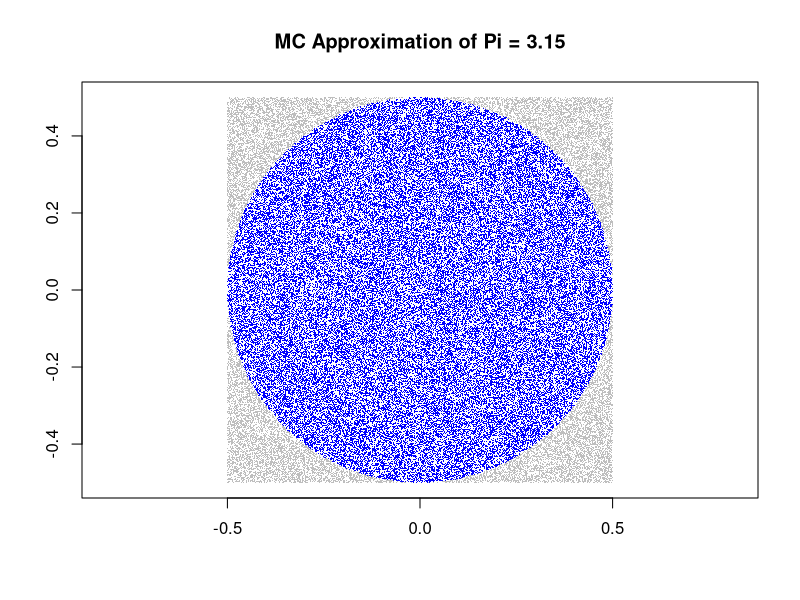
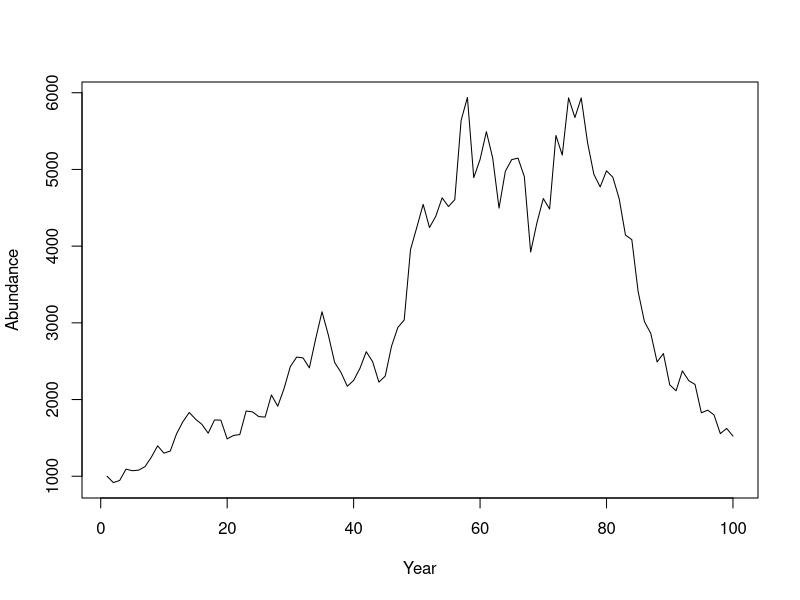
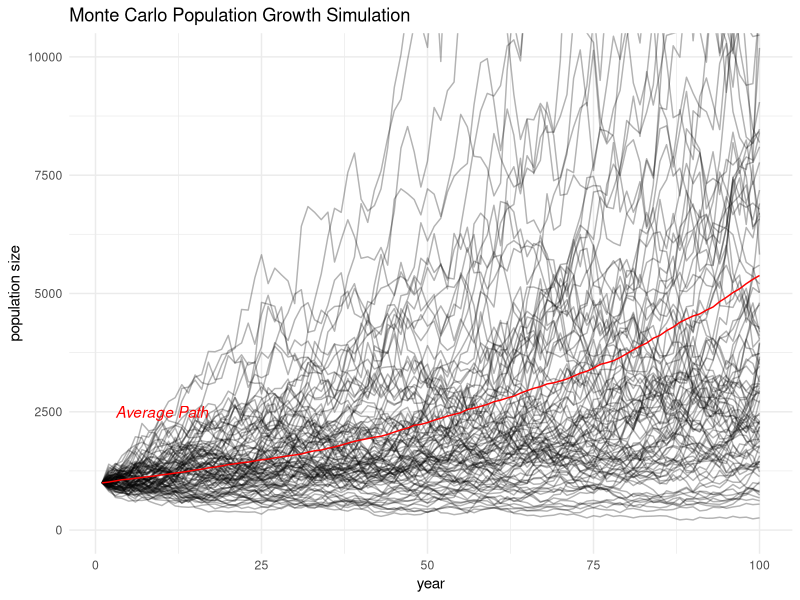

Recreate these plots in R, in order.
## ---- chunk 1
knitr::opts_chunk$set(echo = TRUE)
## ---- chunk 2
library(ggplot2)
## ---- chunk 3
runs = 100000L
radius = 0.5

x = runif(runs, min = -radius, max = radius)
y = runif(runs, min = -radius, max = radius)

in_circle = (x^2 + y^2) <= radius^2 ##returns TRUE if inequality is true

monte_carlo_pi = sum(in_circle/runs) * 4


plot(x,y,
     pch='.',col=ifelse(in_circle,"blue","grey"),
     xlab='',ylab='',asp=1,
     main=paste("MC Approximation of Pi =",monte_carlo_pi))

## ---- chunk 4
## Create function that simulates population growth over time
pop_sim = function(nt = "number of years",
                   grow = "population growth rate",
                   sd_grow = "annual variation in growth rate",
                   u = "annual exploitation rate",
                   initial_size = "initial population size")
{
  pop_size = NULL
  pop_size[1] = initial_size
  
  for (t in 2:nt){
    pop_size[t] = (pop_size[t-1]* grow * rlnorm(1, 0, sd_grow)) * (1 - u)
  }
  
  return(pop_size)
} #end pop_sim fn
## ---- chunk 5
#Example:
sim_1 = pop_sim(nt = 100,
                grow = 1.1,
                sd_grow = 0.1,
                u = 0.08,
                initial_size = 1000)
plot(sim_1, type = "l", pch = 15, xlab = "Year", ylab = "Abundance")
## ---- chunk 6
##replicate 1000 times
sim_multiple = replicate(n = 1000, expr =  pop_sim(nt = 100,
                                                   grow = 1.1,
                                                   sd_grow = 0.1,
                                                   u = 0.08,
                                                   initial_size = 1000))



sim_multiple = as.data.frame(sim_multiple) ##convert to dataframe before ggplot
sim_multiple$index = 1:nrow(sim_multiple)  ##add row numbers = years
  


library(ggplot2)
p = ggplot(data = sim_multiple)
for (i in 1:100){ ##iteratively add geom_lines from each simulation run
  p = p + geom_line(mapping = aes_string(x = "index", y = sim_multiple[,i]), 
                 alpha = 0.3)
}

#Display plot
p + labs(title = "Monte Carlo Population Growth Simulation",
         x = "year", y = "population size") +
    coord_cartesian(ylim = c(0, 10000)) +
    theme_minimal() +
    ##plot mean path 
    geom_line(aes(x = index, y = rowMeans(sim_multiple[,-index])),##rows=years
              color = "red") + 
    annotate("text", x = 10, y = 2500, label = "Average Path",
             color = 'red', fontface = 3)

